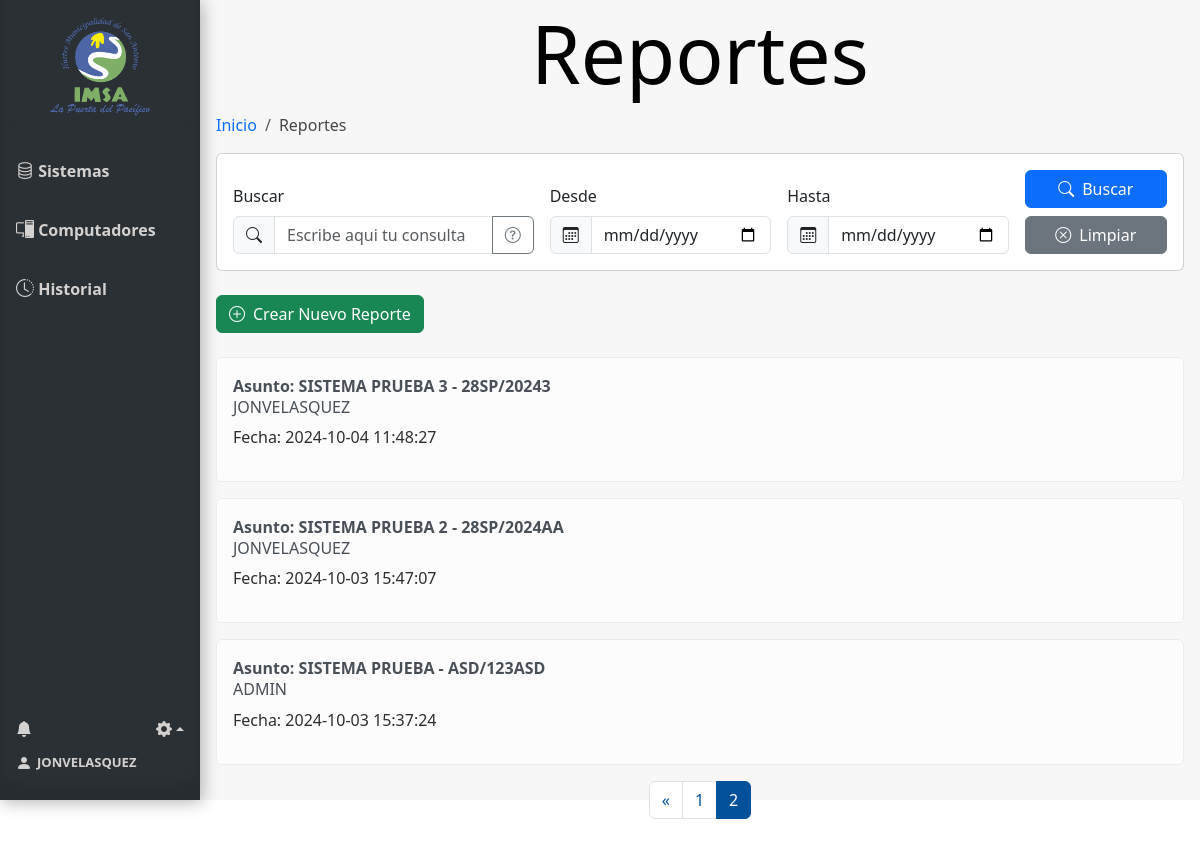
Page /reportes/reportes?page=2 (signed in) on the committed database.
### tables this page shows
CREATE TABLE Usuario (
    Id_usuario INTEGER PRIMARY KEY AUTOINCREMENT,
    Nombre_user VARCHAR(100),
    Email VARCHAR(100),
    Psw VARCHAR(100),
    id_tipo_usuario INTEGER,
    FOREIGN KEY (id_tipo_usuario) REFERENCES Tipo_usuario(id_tipo_usuario)
);

CREATE TABLE Reportes (
    id_reporte INTEGER PRIMARY KEY AUTOINCREMENT,
    usuario_id INTEGER,
    num_solicitud VARCHAR(100) NOT NULL,
    asunto VARCHAR(100) NOT NULL,
    descripcion VARCHAR(300) NOT NULL,
    fecha TIMESTAMP DEFAULT CURRENT_TIMESTAMP,
    fecha_solucion TIMESTAMP,
    archivo VARCHAR,
    FOREIGN KEY (usuario_id) REFERENCES Usuario(Id_usuario)
);

### routes/reportes.py (the view, shortened to what this page needs)
@reportes_bp.route('/reportes', methods=['GET', 'POST'])
@login_required
def reportes():
    conn = get_db_connection()
    search = request.args.get('search')
    date_from = request.args.get('date-from')
    date_to = request.args.get('date-to')
    page = request.args.get('page', 1, type=int)
    per_page = 10
    try:
        query_params = []
        total_records_params = []
        base_query = '''
            SELECT Reportes.id_reporte, Reportes.num_solicitud, Reportes.asunto, Reportes.fecha, Reportes.fecha_solucion,
                   Reportes.descripcion, Usuario.Nombre_user
            FROM Reportes
            INNER JOIN Usuario ON Usuario.id_usuario = Reportes.usuario_id
            WHERE 1=1
        '''
        total_records_query = '''
            SELECT COUNT(*)
            FROM Reportes
            INNER JOIN Usuario ON Usuario.id_usuario = Reportes.usuario_id
            WHERE 1=1
        '''
        if date_from:
            base_query += " AND Reportes.fecha >= ?"
            total_records_query += " AND Reportes.fecha >= ?"
            query_params.append(date_from)
            total_records_params.append(date_from)
        if date_to:
            base_query += " AND Reportes.fecha <= ?"
            total_records_query += " AND Reportes.fecha <= ?"
            query_params.append(date_to)
            total_records_params.append(date_to)
        base_query += " ORDER BY fecha DESC LIMIT ? OFFSET ?"
        query_params.extend([per_page, (page - 1) * per_page])
        reportes = conn.execute(base_query, query_params).fetchall()
        total_records = conn.execute(total_records_query, total_records_params).fetchone()[0]
        total_pages = (total_records // per_page) + (1 if total_records % per_page > 0 else 0)
        start_page = max(1, page - 1)
        end_page = min(total_pages, page + 1)
        user = current_user
        num_notificaciones_totales = get_total_notifications(user.id)
        info_notificaciones = get_info_notifications(user.id)
        return render_template('reportes.html',
                               reportes=reportes,
                               user=user,
                               num_notificaciones_totales=num_notificaciones_totales,
                               info_notificaciones=info_notificaciones,
                               total=total_records,
                               per_page=per_page,
                               page=page,
                               start_page=start_page,
                               end_page=end_page,
                               total_pages=total_pages)
    except Exception as e:
        flash(f"Error: {str(e)}", "danger")
        return redirect(url_for('reportes.reportes'))  # Redirigir en caso de error
    finally:
        conn.close()

### app.py (called while the page is built)
@login_manager.user_loader
def load_user(user_id):
    from model import Usuario
    user = Usuario.get_by_id(user_id)
    return user

### model.py (called while the page is built)
def get_db_connection():
    conn = sqlite3.connect('database.db')
    conn.row_factory = sqlite3.Row
    return conn

    @staticmethod
    def get_by_id(id_usuario):
        conn = get_db_connection()
        user_data = conn.execute('SELECT * FROM Usuario WHERE Id_usuario = ?', (id_usuario,)).fetchone()
        conn.close()
        if user_data:
            return Usuario(
                user_data['Id_usuario'],
                user_data['Nombre_user'],
                user_data['Email'],
                user_data['Psw'],
                user_data['id_tipo_usuario']
            )
        return None

### templates/reportes.html (shortened to what this page needs)
{% extends 'base.html' %}
{% block head %}
<link rel="stylesheet" href="{{ url_for('static', filename='css/style_reportes.css') }}">
{% endblock %}
{% block content %}
<h1 class="block-effect" style="--td:0.3s">
    <div class="block-reveal" style="--bc: #2b3034; --d: 0.5s">Reportes</div>
</h1>
{% block breadcrumb %}
<nav aria-label="breadcrumb">
    <ol class="breadcrumb">
        <li class="breadcrumb-item"><a href="{{ url_for('sistema.index') }}">Inicio</a></li>
        <li class="breadcrumb-item active" aria-current="page">Reportes</li>
    </ol>
</nav>
{% endblock %}
<div class="card mb-4">
    <div class="card-body">
        <form method="get" action="{{ url_for('reportes.reportes') }}" id="filtro-form">
            <div class="row g-3 align-items-end">
                <div class="col-md-4">
                    <label for="search" class="form-label">Buscar</label>
                    <div class="input-group">
                        <span class="input-group-text"><i class="bi bi-search"></i></span>
                        <input id="search" class="form-control" type="search" name="search"
                            placeholder="Escribe aqui tu consulta" aria-label="Search"
                            value="{{ request.args.get('search', '') }}">
                            <button type="button" class="btn btn-outline-secondary" data-bs-toggle="tooltip"
                        data-bs-placement="right" title="Busca por Asunto, nombre del Usuario o Numero de solicitud.">
                        <i class="bi bi-question-circle"></i>
                    </button>
                    </div>
                </div>
                <div class="col-md-3">
                    <label for="date-from" class="form-label">Desde</label>
                    <div class="input-group">
                        <span class="input-group-text"><i class="bi bi-calendar3"></i></span>
                        <input id="date-from" class="form-control" type="date" name="date-from" aria-label="date-from"
                            value="{{ request.args.get('date-from', '') }}">
                    </div>
                </div>
                <div class="col-md-3">
                    <label for="date-to" class="form-label">Hasta</label>
                    <div class="input-group">
                        <span class="input-group-text"><i class="bi bi-calendar3"></i></span>
                        <input id="date-to" class="form-control" type="date" name="date-to" aria-label="date-to"
                            value="{{ request.args.get('date-to', '') }}">
                    </div>
                </div>
                <div class="col-md-2">
                    <button class="btn btn-primary w-100" type="submit">
                        <i class="bi bi-search me-2"></i>Buscar
                    </button>
                    <a class="btn btn-secondary w-100 mt-2" type="button" href="{{ url_for('reportes.reportes') }}">
                        <i class="bi bi-x-circle me-2"></i>Limpiar
                    </a>
                </div>
            </div>
        </form>
    </div>
</div>
<div class="d-flex justify-content-between align-items-center mb-4">
    <a href="{{ url_for('reportes.reporte_2') }}" class="btn btn-success">
        <i class="bi bi-plus-circle me-2"></i>Crear Nuevo Reporte
    </a>
</div>
{% if reportes %}
<div class="reportes mt-3">
    {% for reporte in reportes %}
    <div class="alert alert-light d-flex justify-content-between align-items-center" role="alert">
        <div class="listReport">
            <strong> <a href="{{ url_for('reportes.ver_reporte', id_reporte=reporte['id_reporte']) }}" id="verReporte">Asunto: {{
                    reporte['asunto'] }} - {{ reporte['num_solicitud'] }}</a></strong>
            <h6>{{ reporte['Nombre_user'] }}</h6>
            <p>Fecha: {{ reporte['fecha'] }} </p>
        </div>
    </div>
    {% endfor %}
</div>
<ul class="pagination justify-content-center">
    {% if page > 1 %}
    <li class="page-item">
        <a class="page-link" href="{{ url_for('reportes.reportes', page=page-1, categoria=request.args.get('categoria')) }}"
            aria-label="Previous">
            <span aria-hidden="true">&laquo;</span>
        </a>
    </li>
    {% endif %}
    {% for p in range(start_page, end_page + 1) %}
    <li class="page-item {% if p == page %}active{% endif %}">
        <a class="page-link" href="{{ url_for('reportes.reportes', page=p) }}">{{ p
            }}</a>
    </li>
    {% endfor %}
</ul>
<br>
{% else %}
<div class="alert alert-danger" role="alert">
    No existen reportes.
</div>
{% endif %}
{% endblock %}

### templates/base.html (shortened to what this page needs)
<!doctype html>
<html lang="es">
<head>
  {% block head %} {% endblock %}
  <link rel="stylesheet" href="{{ url_for('static', filename='css/style_base.css') }}">
  <link href="https://cdn.jsdelivr.net/npm/bootstrap@5.3.3/dist/css/bootstrap.min.css" rel="stylesheet"
>
  <link href="https://cdn.jsdelivr.net/npm/bootstrap-icons/font/bootstrap-icons.css" rel="stylesheet">
</head>
<body>
  <div class="sidebar" style="display: flex; flex-direction: column; height: 100vh;">
    <div class="tituloMenu">
      <img src="{{ url_for('static', filename='img/logo.png') }}" alt="Logo-IMSA" width="100px">
    </div>
    <hr>
    <a href="{{ url_for('sistema.index') }}" class="slide_right {% if request.endpoint == 'index' %}active{% endif %}">
      <i class="bi bi-database" style="font-size: large !important;"></i>
      <b id="menu-link">Sistemas</b>
    </a>
    <a href="{{ url_for('computadores.computadores') }}"
      class="slide_right {% if request.endpoint == 'computadores' %}active{% endif %}">
      <i class="bi bi-pc-display" style="font-size: large !important;"></i>
      <b id="menu-link">Computadores</b>
    </a>
    <a href="{{ url_for('historial.historial') }}" class="slide_right {% if request.endpoint == 'historial' %}active{% endif %}">
      <i class="bi bi-clock-history" style="font-size: large !important;"></i>
      <b id="menu-link">Historial</b>
    </a>
    <div class="menuAbajo">
      <div class="ajuste_notificacion">
        <div class="notificacion">
          <a href="#" class="icon me-3" data-bs-toggle="modal" data-bs-target="#ModalNotifiaciones">
            <i class="bi bi-bell-fill position-relative">
            </i>
          </a>
        </div>
        <div class="ajustes btn-group dropup">
          <a href="" class="dropdown-toggle icon" data-bs-toggle="dropdown" aria-expanded="false">
            <i class="bi bi-gear-fill"></i></a>
        </div>
      </div>
      <div class="bodyCuenta">
        <a href="{{ url_for('cuenta') }}" id="cuenta">
          <i class="bi bi-person-fill" style="margin-right: 5px;"></i>
          <b style="font-size: small;"> {{ user.nombre_usuario}}</b>
        </a>
      </div>
    </div>
  </div>
  <div class="content">
    {% block content %}{% endblock %}
  </div>
</body>
</html>

### static/css/style_reportes.css (style rules this page uses)
* { margin: 0; padding: 0; }
.alert { width: 100%; }
.listReport { width: 90%; }
#verReporte { color: inherit; text-decoration: none; }
.page-link { color: #02519a !important; }
.active>.page-link, .page-link.active { background-color: #02519a !important; border-color: #02519a !important; color: #ffffff !important; }
div.content { height: 100vh; }

### static/css/style_base.css (style rules this page uses)
body { margin: 0; font-family: "Lato", sans-serif; height: 100vh; }
.content { background-color: #f7f7f7; }
*, *::before, *::after { margin: 0; padding: 0; }
p { color: #2e2e2e; margin-bottom: 20px; }
.block-effect { font-size: calc(8px + 6vw); }
.block-reveal { --t: calc(var(--td) + var(--d)); color: transparent; padding: 4px; position: relative; overflow: hidden; animation: revealBlock 0s var(--t) forwards; }
.block-reveal::after { content: ''; width: 0%; height: 100%; padding-bottom: 4px; position: absolute; top: 0; left: 0; background: #FFF; animation: revealingIn var(--td) var(--d) forwards, revealingOut var(--td) var(--t) forwards; }
h1 { text-align: center; }
.tituloMenu { display: flex; flex-direction: column; margin-top: 10px; margin-bottom: 10px; align-items: center; height: 11%; }
.sidebar { margin: 0; padding: 0; width: 200px; background-color: #2b3034; position: fixed; height: 100%; overflow: auto; box-shadow: inset 0 -1em 1em rgba(0, 0, 0, 0.1), 0.1em 0.1em 1em rgba(0, 0, 0, 0.3); }
.sidebar>a { display: flex; align-items: center; color: #d4d2d0; padding: 16px; text-decoration: none; display: inline-block; cursor: pointer; box-shadow: inset 0 0 0 0 #00213e; -webkit-transition: ease-out 0.4s; -moz-transition: ease-out 0.4s; transition: ease-out 0.4s; }
div.content { margin-left: 200px; padding: 1px 16px; }
#menu-link { margin: 15px 0px 15px 0px; }
.menuAbajo { display: flex; margin-top: auto; color: #d4d2d0; padding: 16px 16px 25px 16px; flex-direction: column; }
.menuAbajo a { color: #d4d2d0; text-decoration: none; cursor: pointer; }
.bodyCuenta { width: 80%; display: flex; justify-content: start; align-content: center; }
#cuenta { display: flex; align-items: center; }
.ajuste_notificacion { display: flex; flex-direction: row; justify-content: space-between; align-items: center; width: 100%; margin-bottom: 10px; }
li a { text-decoration: none !important; }
.notificacion a { display: flex; flex-direction: row; }
.icon { transition-duration: 0.3s; -webkit-tap-highlight-color: rgba(0, 0, 0, 0); transform: translateZ(0); box-shadow: 0 0 1px rgba(0, 0, 0, 0); }
.breadcrumb-item.active { color: #474747 !important; }
#filtro-form { width: 100%; }

### rows in the picture
Usuario: nombre_usuario "JONVELASQUEZ"
Reportes: asunto "SISTEMA PRUEBA 3", num_solicitud "28SP/20243", Nombre_user "JONVELASQUEZ", fecha "2024-10-04 11:48:27"
Reportes: asunto "SISTEMA PRUEBA 2", num_solicitud "28SP/2024AA", Nombre_user "JONVELASQUEZ", fecha "2024-10-03 15:47:07"
Reportes: asunto "SISTEMA PRUEBA", num_solicitud "ASD/123ASD", Nombre_user "ADMIN", fecha "2024-10-03 15:37:24"

### other values in the picture
{{ p }} "1" "2"
